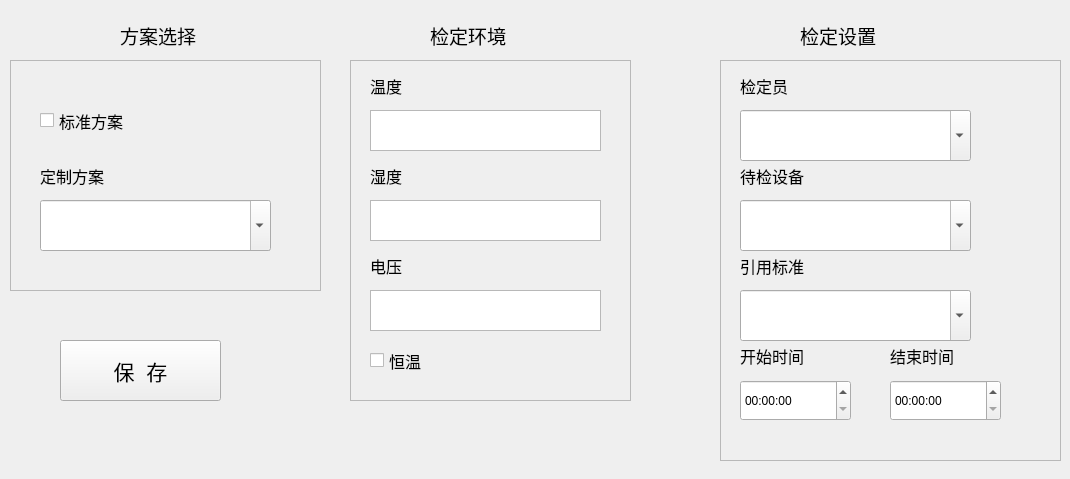
<?xml version="1.0" encoding="UTF-8"?>
<ui version="4.0">
 <class>frmConfigSchem</class>
 <widget class="QWidget" name="frmConfigSchem">
  <property name="geometry">
   <rect>
    <x>0</x>
    <y>0</y>
    <width>1070</width>
    <height>479</height>
   </rect>
  </property>
  <property name="windowTitle">
   <string>Form</string>
  </property>
  <widget class="QLabel" name="label_schem_select">
   <property name="geometry">
    <rect>
     <x>120</x>
     <y>20</y>
     <width>101</width>
     <height>31</height>
    </rect>
   </property>
   <property name="font">
    <font>
     <pointsize>14</pointsize>
    </font>
   </property>
   <property name="text">
    <string>方案选择</string>
   </property>
   <property name="textFormat">
    <enum>Qt::AutoText</enum>
   </property>
  </widget>
  <widget class="QFrame" name="frame_schem_envriorment">
   <property name="geometry">
    <rect>
     <x>350</x>
     <y>60</y>
     <width>281</width>
     <height>341</height>
    </rect>
   </property>
   <property name="frameShape">
    <enum>QFrame::StyledPanel</enum>
   </property>
   <property name="frameShadow">
    <enum>QFrame::Raised</enum>
   </property>
   <widget class="QTextEdit" name="textEdit_schem_temperature">
    <property name="geometry">
     <rect>
      <x>20</x>
      <y>50</y>
      <width>231</width>
      <height>41</height>
     </rect>
    </property>
   </widget>
   <widget class="QLabel" name="label_schem_humidity">
    <property name="geometry">
     <rect>
      <x>20</x>
      <y>100</y>
      <width>81</width>
      <height>31</height>
     </rect>
    </property>
    <property name="font">
     <font>
      <pointsize>12</pointsize>
      <weight>50</weight>
      <bold>false</bold>
     </font>
    </property>
    <property name="text">
     <string>湿度</string>
    </property>
    <property name="textFormat">
     <enum>Qt::AutoText</enum>
    </property>
   </widget>
   <widget class="QLabel" name="label_schem_temperature">
    <property name="geometry">
     <rect>
      <x>20</x>
      <y>10</y>
      <width>91</width>
      <height>31</height>
     </rect>
    </property>
    <property name="font">
     <font>
      <pointsize>12</pointsize>
      <weight>50</weight>
      <bold>false</bold>
     </font>
    </property>
    <property name="text">
     <string>温度</string>
    </property>
    <property name="textFormat">
     <enum>Qt::AutoText</enum>
    </property>
   </widget>
   <widget class="QTextEdit" name="textEdit_schem_humidity">
    <property name="geometry">
     <rect>
      <x>20</x>
      <y>140</y>
      <width>231</width>
      <height>41</height>
     </rect>
    </property>
   </widget>
   <widget class="QTextEdit" name="textEdit_schem_voltage">
    <property name="geometry">
     <rect>
      <x>20</x>
      <y>230</y>
      <width>231</width>
      <height>41</height>
     </rect>
    </property>
   </widget>
   <widget class="QLabel" name="label_schem_voltage">
    <property name="geometry">
     <rect>
      <x>20</x>
      <y>190</y>
      <width>81</width>
      <height>31</height>
     </rect>
    </property>
    <property name="font">
     <font>
      <pointsize>12</pointsize>
      <weight>50</weight>
      <bold>false</bold>
     </font>
    </property>
    <property name="text">
     <string>电压</string>
    </property>
    <property name="textFormat">
     <enum>Qt::AutoText</enum>
    </property>
   </widget>
   <widget class="QCheckBox" name="checkBox_schem_constant_temperatuer">
    <property name="geometry">
     <rect>
      <x>20</x>
      <y>280</y>
      <width>111</width>
      <height>41</height>
     </rect>
    </property>
    <property name="font">
     <font>
      <pointsize>12</pointsize>
     </font>
    </property>
    <property name="text">
     <string>恒温</string>
    </property>
   </widget>
  </widget>
  <widget class="QLabel" name="label_schem_config">
   <property name="geometry">
    <rect>
     <x>800</x>
     <y>20</y>
     <width>101</width>
     <height>31</height>
    </rect>
   </property>
   <property name="font">
    <font>
     <pointsize>14</pointsize>
    </font>
   </property>
   <property name="text">
    <string>检定设置</string>
   </property>
   <property name="textFormat">
    <enum>Qt::AutoText</enum>
   </property>
  </widget>
  <widget class="QPushButton" name="pushButton_schem_model">
   <property name="geometry">
    <rect>
     <x>60</x>
     <y>340</y>
     <width>161</width>
     <height>61</height>
    </rect>
   </property>
   <property name="font">
    <font>
     <pointsize>16</pointsize>
    </font>
   </property>
   <property name="text">
    <string>保  存</string>
   </property>
  </widget>
  <widget class="QFrame" name="frame_schem_config">
   <property name="geometry">
    <rect>
     <x>720</x>
     <y>60</y>
     <width>341</width>
     <height>401</height>
    </rect>
   </property>
   <property name="frameShape">
    <enum>QFrame::StyledPanel</enum>
   </property>
   <property name="frameShadow">
    <enum>QFrame::Raised</enum>
   </property>
   <widget class="QLabel" name="label_schem_checked_instrument">
    <property name="geometry">
     <rect>
      <x>20</x>
      <y>100</y>
      <width>81</width>
      <height>31</height>
     </rect>
    </property>
    <property name="font">
     <font>
      <pointsize>12</pointsize>
      <weight>50</weight>
      <bold>false</bold>
     </font>
    </property>
    <property name="text">
     <string>待检设备</string>
    </property>
    <property name="textFormat">
     <enum>Qt::AutoText</enum>
    </property>
   </widget>
   <widget class="QLabel" name="label_schem_inspector">
    <property name="geometry">
     <rect>
      <x>20</x>
      <y>10</y>
      <width>91</width>
      <height>31</height>
     </rect>
    </property>
    <property name="font">
     <font>
      <pointsize>12</pointsize>
      <weight>50</weight>
      <bold>false</bold>
     </font>
    </property>
    <property name="text">
     <string>检定员</string>
    </property>
    <property name="textFormat">
     <enum>Qt::AutoText</enum>
    </property>
   </widget>
   <widget class="QLabel" name="label_schem_refered_standard">
    <property name="geometry">
     <rect>
      <x>20</x>
      <y>190</y>
      <width>81</width>
      <height>31</height>
     </rect>
    </property>
    <property name="font">
     <font>
      <pointsize>12</pointsize>
      <weight>50</weight>
      <bold>false</bold>
     </font>
    </property>
    <property name="text">
     <string>引用标准 </string>
    </property>
    <property name="textFormat">
     <enum>Qt::AutoText</enum>
    </property>
   </widget>
   <widget class="QLabel" name="label_schem_begin_time">
    <property name="geometry">
     <rect>
      <x>20</x>
      <y>280</y>
      <width>81</width>
      <height>31</height>
     </rect>
    </property>
    <property name="font">
     <font>
      <pointsize>12</pointsize>
      <weight>50</weight>
      <bold>false</bold>
     </font>
    </property>
    <property name="text">
     <string>开始时间</string>
    </property>
    <property name="textFormat">
     <enum>Qt::AutoText</enum>
    </property>
   </widget>
   <widget class="QLabel" name="label_schem_end_time">
    <property name="geometry">
     <rect>
      <x>170</x>
      <y>280</y>
      <width>81</width>
      <height>31</height>
     </rect>
    </property>
    <property name="font">
     <font>
      <pointsize>12</pointsize>
      <weight>50</weight>
      <bold>false</bold>
     </font>
    </property>
    <property name="text">
     <string>结束时间</string>
    </property>
    <property name="textFormat">
     <enum>Qt::AutoText</enum>
    </property>
   </widget>
   <widget class="QTimeEdit" name="timeEdit_schem_begin_time">
    <property name="geometry">
     <rect>
      <x>20</x>
      <y>320</y>
      <width>111</width>
      <height>41</height>
     </rect>
    </property>
   </widget>
   <widget class="QTimeEdit" name="timeEdit_schem_end_time">
    <property name="geometry">
     <rect>
      <x>170</x>
      <y>320</y>
      <width>111</width>
      <height>41</height>
     </rect>
    </property>
   </widget>
   <widget class="QComboBox" name="comboBox_schem_checked_instrument">
    <property name="geometry">
     <rect>
      <x>20</x>
      <y>140</y>
      <width>231</width>
      <height>51</height>
     </rect>
    </property>
    <property name="editable">
     <bool>true</bool>
    </property>
   </widget>
   <widget class="QComboBox" name="comboBox_schem_inspector">
    <property name="geometry">
     <rect>
      <x>20</x>
      <y>50</y>
      <width>231</width>
      <height>51</height>
     </rect>
    </property>
    <property name="editable">
     <bool>true</bool>
    </property>
   </widget>
   <widget class="QComboBox" name="comboBox_schem_refered_standard">
    <property name="geometry">
     <rect>
      <x>20</x>
      <y>230</y>
      <width>231</width>
      <height>51</height>
     </rect>
    </property>
    <property name="editable">
     <bool>true</bool>
    </property>
   </widget>
  </widget>
  <widget class="QFrame" name="frame_schem_select">
   <property name="geometry">
    <rect>
     <x>10</x>
     <y>60</y>
     <width>311</width>
     <height>231</height>
    </rect>
   </property>
   <property name="frameShape">
    <enum>QFrame::StyledPanel</enum>
   </property>
   <property name="frameShadow">
    <enum>QFrame::Raised</enum>
   </property>
   <widget class="QLabel" name="label_schem_custom">
    <property name="geometry">
     <rect>
      <x>30</x>
      <y>100</y>
      <width>91</width>
      <height>31</height>
     </rect>
    </property>
    <property name="font">
     <font>
      <pointsize>12</pointsize>
      <weight>50</weight>
      <bold>false</bold>
     </font>
    </property>
    <property name="text">
     <string>定制方案</string>
    </property>
    <property name="textFormat">
     <enum>Qt::AutoText</enum>
    </property>
   </widget>
   <widget class="QCheckBox" name="checkBox_schem_standard">
    <property name="geometry">
     <rect>
      <x>30</x>
      <y>40</y>
      <width>111</width>
      <height>41</height>
     </rect>
    </property>
    <property name="font">
     <font>
      <pointsize>12</pointsize>
     </font>
    </property>
    <property name="text">
     <string>标准方案</string>
    </property>
   </widget>
   <widget class="QComboBox" name="comboBox_schem_custom">
    <property name="geometry">
     <rect>
      <x>30</x>
      <y>140</y>
      <width>231</width>
      <height>51</height>
     </rect>
    </property>
    <property name="editable">
     <bool>true</bool>
    </property>
   </widget>
  </widget>
  <widget class="QLabel" name="label_schem_environment">
   <property name="geometry">
    <rect>
     <x>430</x>
     <y>20</y>
     <width>101</width>
     <height>31</height>
    </rect>
   </property>
   <property name="font">
    <font>
     <pointsize>14</pointsize>
    </font>
   </property>
   <property name="text">
    <string>检定环境</string>
   </property>
   <property name="textFormat">
    <enum>Qt::AutoText</enum>
   </property>
  </widget>
 </widget>
 <resources/>
 <connections/>
</ui>
